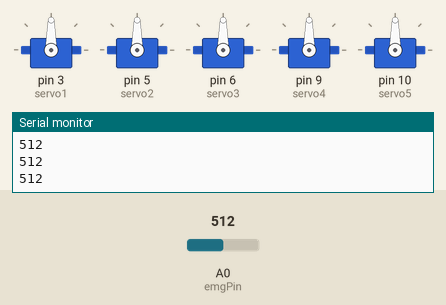
A sketch run on a simulated Arduino Uno, built with avr-gcc and run on an emulated ATmega328P. Parts: 5 × servo, the last lines printed to the serial monitor. The inputs (shaded band) are chosen by the test bench; at power-on: A0 (emgPin) = 512.

Above: at 1.2 s.
1.3 s: A0 (emgPin) set to 68
2.8 s: A0 (emgPin) set to 56
At 4.0 s:
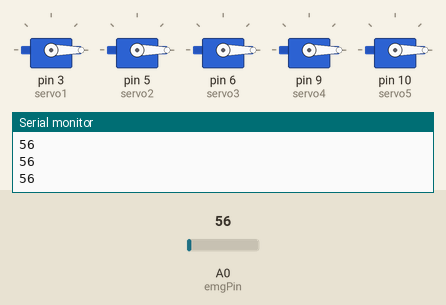
4.3 s: A0 (emgPin) set to 122
At 5.5 s:
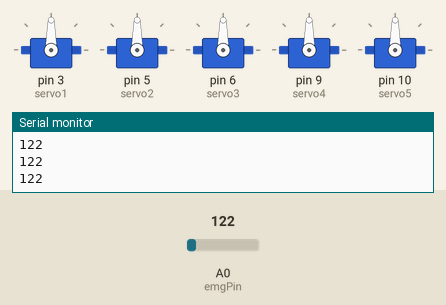
5.8 s: A0 (emgPin) set to 50
At 7.2 s:
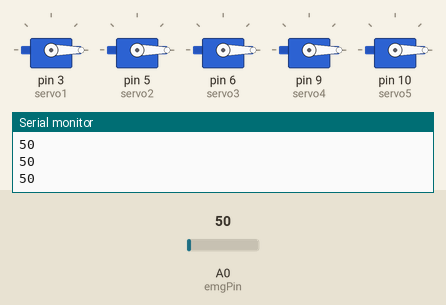
Timing chart, 0 to 8.3 s (numbered marks = the images above; inputs shaded):
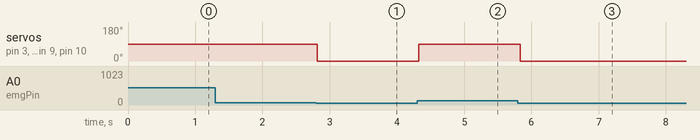

The sketch:

emg_controll_robotics_arm.ino
```cpp
#include <Servo.h>

// Define servo objects for 5 fingers
Servo servo1;
Servo servo2;
Servo servo3;
Servo servo4;
Servo servo5;

// EMG sensor pin
const int emgPin = A0;

// Servo angle
int activeAngle = 90;   // Finger bent position
int restAngle   = 0;    // Finger rest position

// Threshold for muscle detection (adjust if needed)
int threshold = 60;  // If EMG value > 12, finger will bend

void setup() {
  Serial.begin(9600);

  // Attach servos to PWM pins
  servo1.attach(3);
  servo2.attach(5);
  servo3.attach(6);
  servo4.attach(9);
  servo5.attach(10);

  // Set all to rest initially
  setAllServos(restAngle);
}

void loop() {
  int emgValue = analogRead(emgPin);
  Serial.println(emgValue);  // For monitoring via Serial Plotter

  if (emgValue > threshold) {
    // Muscle detected: close fingers
    setAllServos(activeAngle);
  } else {
    // No muscle: open fingers
    setAllServos(restAngle);
  }

  delay(100);  // Adjust for responsiveness
}

// Function to set all servos together
void setAllServos(int angle) {
  servo1.write(angle);
  servo2.write(angle);
  servo3.write(angle);
  servo4.write(angle);
  servo5.write(angle);
}
```

Measured:
- the behaviour switches between 61 and 60 on A0 (emgPin) (found by bisection; images 0 and 1)
- after the input at 2.8 s, servo on pin 3 (servo1), servo on pin 5 (servo2), servo on pin 6 (servo3), servo on pin 9 (servo4), servo on pin 10 (servo5): 90° → 0° at once
- after the input at 4.3 s, servo on pin 3 (servo1), servo on pin 5 (servo2), servo on pin 6 (servo3), servo on pin 9 (servo4), servo on pin 10 (servo5): 0° → 90° at once
- after the input at 5.8 s, servo on pin 3 (servo1), servo on pin 5 (servo2), servo on pin 6 (servo3), servo on pin 9 (servo4), servo on pin 10 (servo5): 90° → 0° at once
